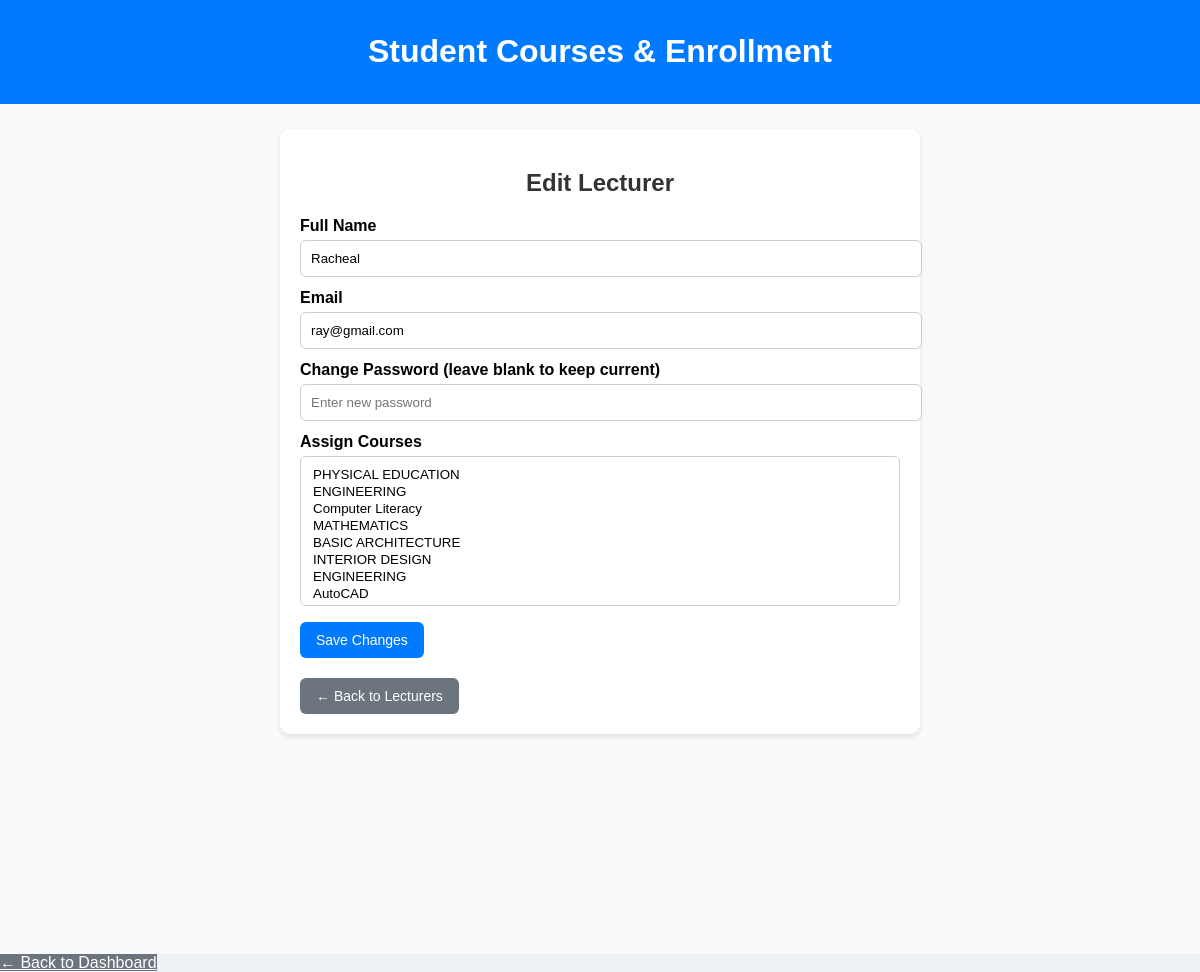
/reports/dashboard/admin/lecturers/3/edit/, run on an earlier commit of the app's database.
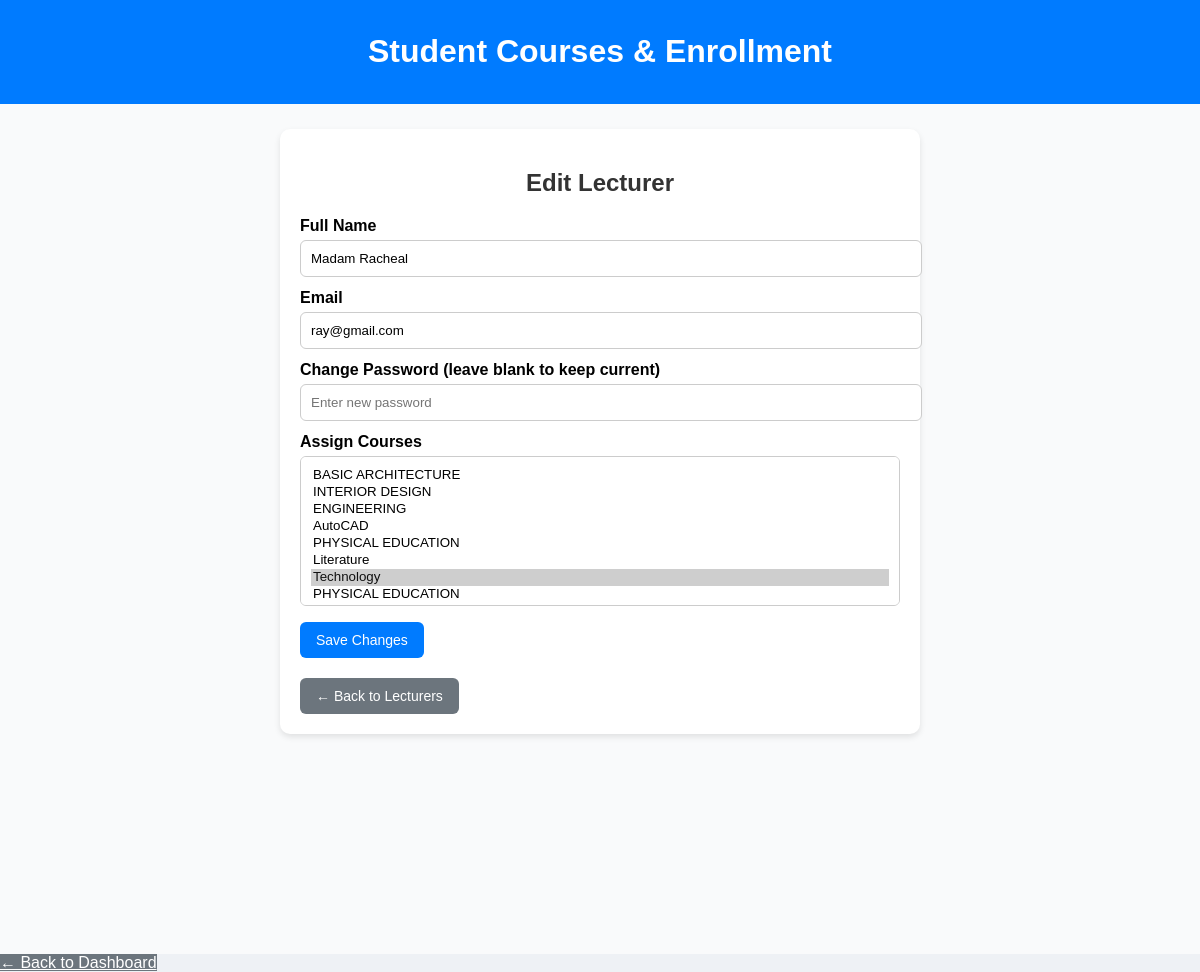
And on a later commit of the database.
### reports/models.py (models this page shows, shortened)
class Profile(models.Model):
    user = models.OneToOneField(User, on_delete=models.CASCADE)
    role = models.CharField(max_length=20, choices=[
       ("student", "Student"),
       ("lecturer", "Lecturer"),
       ("admin", "Admin"),
    ])
    courses = models.ManyToManyField('Course', blank=True, related_name='lecturer_profiles')
    name = models.CharField(max_length=100)
    student = models.OneToOneField(Student, null=True, blank=True, on_delete=models.SET_NULL)

class Course(models.Model):
    name = models.CharField(max_length=200)
    code = models.CharField(max_length=200)
    credit_units = models.IntegerField()
    lecturer = models.CharField(max_length=200)
    students = models.ManyToManyField(Student, related_name='courses', blank=True)

### reports/views.py (the view, shortened to what this page needs)
# urls.py: path('dashboard/admin/lecturers/<int:lecturer_id>/edit/', views.edit_lecturer, name='edit_lecturer'),
def edit_lecturer(request, lecturer_id):
    lecturer = get_object_or_404(Profile, id=lecturer_id, role='lecturer')
    courses = Course.objects.all()
    context = {
        'lecturer': lecturer,
        'courses': courses,
    }
    return render(request, 'reports/edit_lecturer.html', context)

### reports/templates/reports/edit_lecturer.html (shortened to what this page needs)
{% extends "reports/base.html" %}
{% block content %}
<div class="container">
    <div class="card">
        <h2>Edit Lecturer</h2>
        <form method="POST">
            <label for="name">Full Name</label>
            <input type="text" id="name" name="name" value="{{ lecturer.user.username }}" required>
            <label for="email">Email</label>
            <input type="email" id="email" name="email" value="{{ lecturer.user.email }}" required>
            <label for="password">Change Password (leave blank to keep current)</label>
            <input type="password" id="password" name="password" placeholder="Enter new password">
            <label for="courses">Assign Courses</label>
            <select id="courses" name="courses" multiple>
                {% for course in courses %}
                    <option value="{{ course.id }}"
                        {% if course in lecturer.courses.all %}selected{% endif %}>
                        {{ course.name }}
                    </option>
                {% endfor %}
            </select>
            <button type="submit" class="btn btn-submit">Save Changes</button>
        </form>
        <a href="{% url 'admin_lecturers' %}" class="btn btn-back">← Back to Lecturers</a>
    </div>
</div>
<a href="{% url 'admin_dashboard' %}" class="btn-back">← Back to Dashboard</a>
{% endblock %}

What changed in the data, as far as the page shows it:
changed through a linked row, Profile "ray@gmail.com": name "Racheal" → "Madam Racheal"; courses (not shown) → "BASIC ARCHITECTURE / INTERIOR DESIGN / ENGINEERING / AutoCAD / PHYSICAL EDUCATION / Literature / Technology ☑ / PHYSICAL EDUCATION"
Also different on the page:
form field courses: "PHYSICAL EDUCATION / ENGINEERING / Computer Literacy / MATHEMATICS / BASIC ARCHITECTURE / INTERIOR DESIGN / ENGINEERING / AutoCAD" → (not shown)
